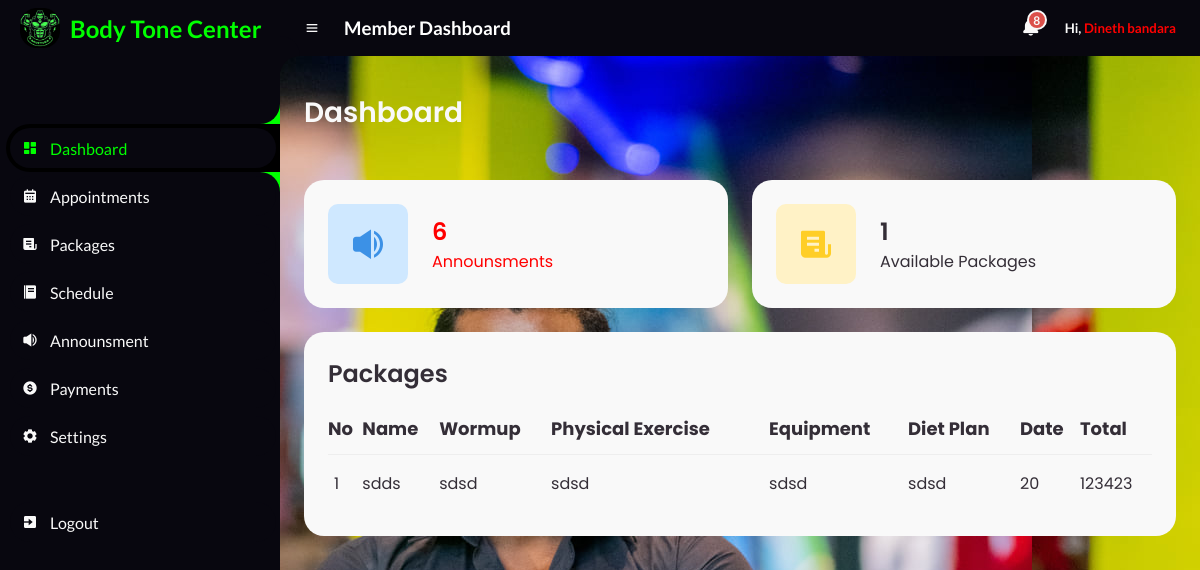
Page /Member/Dashboard.php (signed in) on the committed database.
### tables this page shows
CREATE TABLE `packages_table` (
  `id` int(255) NOT NULL,
  `name` varchar(100) NOT NULL,
  `wormup` varchar(255) NOT NULL,
  `physical` varchar(255) NOT NULL,
  `equipment` varchar(255) NOT NULL,
  `diet` varchar(255) NOT NULL,
  `dates` varchar(10) NOT NULL,
  `total` int(255) NOT NULL,
  `user_id` int(255) NOT NULL
);

### Member/DashboardBody.php (the view, shortened to what this page needs)
<main>
	<div class="head-title">
		<div class="left">
			<h1>Dashboard</h1>
		</div>
	</div>
	<ul class="box-info">
		<li>
			<i class='bx bxs-volume-full'></i>
			<span class="text">
			<?php
				require 'dbconfig.php';
				$query = "SELECT id FROM announsment_table ORDER BY id";
				$query_run = mysqli_query($connection, $query);
				$row = mysqli_num_rows($query_run);
				echo '<h3 style="color: red;">' . $row . '</h3>';
				?>
				<p style="color: red;">Announsments</p>
			</span>
		</li>
		<li>
			<i class='bx bxs-receipt'></i>
			<span class="text">
			<?php
				require 'dbconfig.php';
				$query = "SELECT id FROM packages_table ORDER BY id";
				$query_run = mysqli_query($connection, $query);
				$row = mysqli_num_rows($query_run);
				echo '<h3>' . $row . '</h3>';
				?>
				<p>Available Packages</p>
			</span>
		</li>
	</ul>
	<div class="table-data">
		<div class="order">
			<div class="head">
				<h3 >Packages</h3>
			</div>
			<table class="table">
				<thead>
					<tr>
						<th style="font-size: large;">No</th>
						<th style="font-size: large;">Name</th>
						<th style="font-size: large;">Wormup</th>
						<th style="font-size: large;">Physical Exercise</th>
						<th style="font-size: large;">Equipment</th>
						<th style="font-size: large;">Diet Plan</th>
						<th  style="font-size: large;">Date</th>
						<th  style="font-size: large;">Total</th>
					</tr>
				</thead>
				<tbody>
					<?php
					$servername = "localhost";
					$username = "root";
					$password = "";
					$database = "body_tone_db";
					$connection = new mysqli($servername, $username, $password, $database);
					$sql = "SELECT * FROM packages_table";
					$result = $connection->query($sql);
					while ($row = $result->fetch_assoc()) {
						echo "
                    <tr>
                    <td>$row[id]</td>
                    <td>$row[name]</td>
                    <td>$row[wormup]</td>
					<td>$row[physical]</td>
					<td>$row[equipment]</td>
					<td>$row[diet]</td>
					<td>$row[dates]</td>
					<td>$row[total]</td>
                </tr>
                    ";
					}
					?>
				</tbody>
			</table>
		</div>
	</div>
</main>

### Member/css/style.css (style rules this page uses)
* { margin: 0; padding: 0; box-sizing: border-box; }
li { list-style: none; }
:root { --poppins: 'Poppins', sans-serif; --lato: 'Lato', sans-serif; --light: #F9F9F9; --blue: #3C91E6; --light-blue: #CFE8FF; --grey: #eee; --dark-grey: #AAAAAA; --dark: #342E37; --red: #DB504A; --yellow: #FFCE26; --light-yellow: #FFF2C6; --orange: #FD7238; --light-orange: #FFE0D3; --black: #000000; --light-black: #1b1a1a; --li-black: #6F6C6C ; --slow-black:#08070f ; --lime:lime; }
html { overflow-x: hidden; }
body { background-image: url("8.jpg"); overflow-x: hidden; }
#content main { width: 100%; padding: 36px 24px; font-family: var(--poppins); max-height: calc(100vh - 56px); overflow-y: auto; }
#content main .head-title { display: flex; align-items: center; justify-content: space-between; grid-gap: 16px; flex-wrap: wrap; }
#content main .head-title .left h1 { font-size: 28px; font-weight: 600; margin-bottom: 10px; color: var(--light); }
#content main .box-info { display: grid; grid-template-columns: repeat(auto-fit, minmax(240px, 1fr)); grid-gap: 24px; margin-top: 36px; }
#content main .box-info li { padding: 24px; background: var(--light); border-radius: 20px; display: flex; align-items: center; grid-gap: 24px; }
#content main .box-info li .bx { width: 80px; height: 80px; border-radius: 10px; font-size: 36px; display: flex; justify-content: center; align-items: center; }
#content main .box-info li:nth-child(1) .bx { background: var(--light-blue); color: var(--blue); }
#content main .box-info li:nth-child(2) .bx { background: var(--light-yellow); color: var(--yellow); }
#content main .box-info li .text h3 { font-size: 24px; font-weight: 600; color: var(--dark); }
#content main .box-info li .text p { color: var(--dark); }
#content main .table-data { display: flex; flex-wrap: wrap; grid-gap: 24px; margin-top: 24px; width: 100%; color: var(--dark); }
#content main .table-data > div { border-radius: 20px; background: var(--light); padding: 24px; overflow-x: auto; }
#content main .table-data .head { display: flex; align-items: center; grid-gap: 16px; margin-bottom: 24px; }
#content main .table-data .head h3 { margin-right: auto; font-size: 24px; font-weight: 600; }
#content main .table-data .order { flex-grow: 1; flex-basis: 500px; }
#content main .table-data .order table { width: 100%; border-collapse: collapse; }
#content main .table-data .order table th { padding-bottom: 12px; font-size: 13px; text-align: left; border-bottom: 1px solid var(--grey); }
#content main .table-data .order table td { padding: 16px 0; }
#content main .table-data .order table tr td:first-child { display: flex; align-items: center; grid-gap: 12px; padding-left: 6px; }

### rows in the picture
packages_table: id "1", name "sdds", wormup "sdsd", physical "sdsd", equipment "sdsd", diet "sdsd", dates "20", total "123423"

### other values in the picture
$_SESSION['member_name'] "Dineth bandara"
$row "6"
$row "1"
